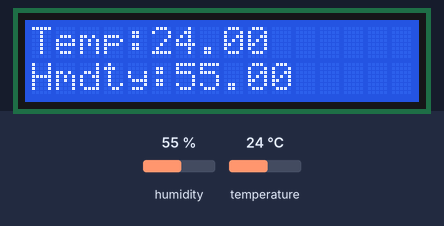
Simulated run of this sketch. Board: Arduino Mega 2560, built with avr-gcc and run on an emulated ATmega2560. Parts: 16×2 character LCD. The test bench sets the inputs (shaded band); at power-on: humidity 55 %, temperature 24 °C. The modem accepts every AT command (registered, SIM ready, sends succeed) and sends nothing else; what the sketch prints to the serial monitor is not drawn.

Above: at 3.2 s.
3.3 s: humidity set to 51 %
At 6.0 s:
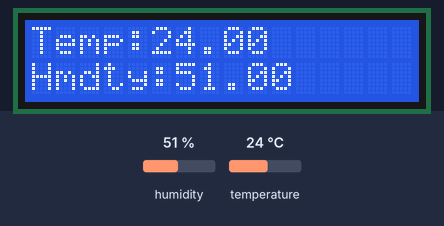
6.6 s: humidity set to 48 %
At 9.9 s:
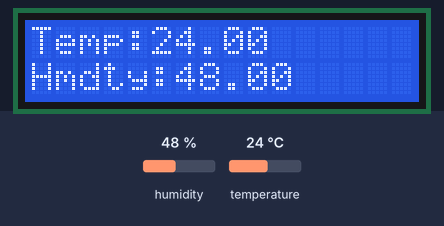
10.6 s: temperature set to 12 °C
At 13.8 s:
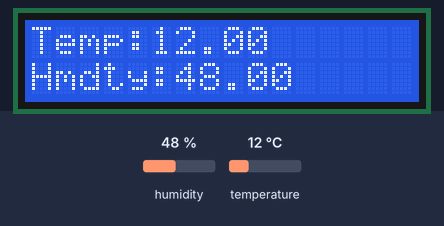
14.7 s: temperature set to 33 °C
At 17.7 s:
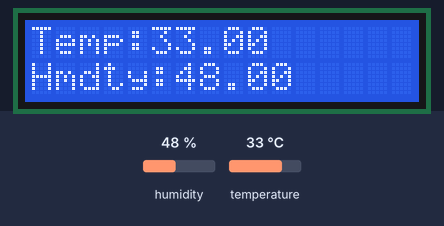
18.7 s: humidity set to 68 %
At 21.6 s:
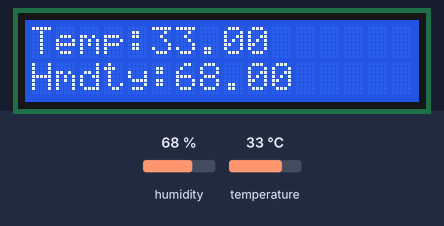
Timing chart, 0 to 23.1 s (numbered marks = the images above; inputs shaded):
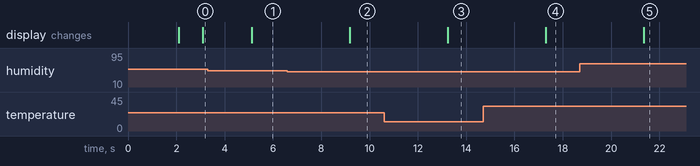

Measured:
- after the input at 3.3 s, the display: changes after 1.8 s (image 1)
- after the input at 6.6 s, the display: changes after 2.6 s (image 2)
- after the input at 10.6 s, the display: changes after 2.6 s (image 3)
- after the input at 14.7 s, the display: changes after 2.6 s (image 4)
- after the input at 18.7 s, the display: changes after 2.6 s (image 5)

The sketch:

plant_monitoring_system.ino
```cpp
#include <dht.h>
#include <LiquidCrystal.h>
#include <SoftwareSerial.h>

#define DHT11_PIN 22

SoftwareSerial mySerial(11,10);
const int rs = 36, en = 38, d4 = 46, d5 = 44, d6 = 42, d7 = 40;
LiquidCrystal lcd(rs, en, d4, d5, d6, d7);
dht DHT;

long notifInterval=120000;
float temp = 0.0;
float humidity = 0.0;
unsigned long period = 60000;
unsigned long time_now = 0;
String phoneNumber = "+639467254060";


void setup() {
  Serial.begin(9600);

  mySerial.begin(9600);
  lcd.begin(16, 2);

  printLCD(0,0, "Plant Monitoring");
  printLCD(0,1, "System");

  delay(2000);

  lcd.clear();
  printSensorReading();
}

void loop() {
  // put your main code here, to run repeatedly:
  int chk = DHT.read11(DHT11_PIN);
  Serial.print("Temperature = ");
  temp = DHT.temperature;
  Serial.println(temp);

  Serial.print("Humidity = ");
  humidity = DHT.humidity;
  Serial.println(humidity);


  if( (temp >= 32) ){
    Serial.println("Too Hot!");

    if(millis() >= time_now + period){
      time_now += period;
      lcd.clear();
      printLCD(0,0, "Too Hot!");
      sendSMS("Too Hot!");
    }

  }

  if( (temp <= 15) ){
    Serial.println("Too Cold!");

    if(millis() >= time_now + period){
      time_now += period;
      lcd.clear();
      printLCD(0,0, "Too Cold!");
      sendSMS("Too Cold!");
    }

  }

  if (humidity > 60 ){
    Serial.println("Too Humid!");


     if(millis() >= time_now + period){
      time_now += period;
      lcd.clear();
      printLCD(0,0, "Too Humid!");
      sendSMS("Too Humid!");
    }
  }


  if (humidity < 50 ){
    Serial.println("Low Humid!");

    if(millis() >= time_now + period){
        time_now += period;
       lcd.clear();
       printLCD(0,0, "Low Humid!");
       sendSMS("Low Humid!");
    }
  }

  delay(1000);
  printSensorReading();
  delay(1000);

}

void printLCD(int x, int y, String msg){
   lcd.setCursor(x, y);
   lcd.print(msg);
}

void printSensorReading(){
  printLCD(0,0, "Temp:" + (String) temp );
  printLCD(0,1, "Hmdty:" + (String) humidity );
}


void sendSMS(String msg){
  mySerial.println("AT+CMGF=1");
  updateSerial();
  mySerial.println("AT+CMGS=\""+phoneNumber+"\"");
  updateSerial();
  mySerial.print(msg);
  updateSerial();
  mySerial.write(26);
}

void updateSerial()
{
  delay(500);
  while (Serial.available())
  {
    mySerial.write(Serial.read());//Forward what Serial received to Software Serial Port
  }
  while(mySerial.available())
  {
    Serial.write(mySerial.read());//Forward what Software Serial received to Serial Port
  }
}
```
